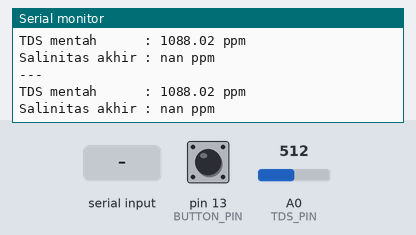
Bench run of a sketch on a simulated Arduino Uno, built with avr-gcc and run on an emulated ATmega328P. Parts: the last lines printed to the serial monitor. Inputs (shaded band) come from the test bench; at power-on: pin 13 (BUTTON_PIN) HIGH, A0 (TDS_PIN) = 512. EEPROM starts erased.

Above: at 1.2 s.
1.3 s: pin 13 (BUTTON_PIN) pulled LOW for 1.2 s
At 3.0 s:
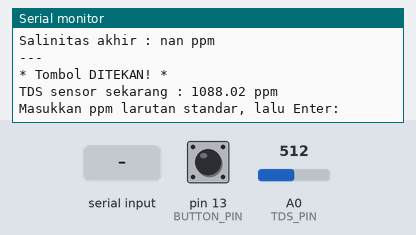
4.0 s: "90,45\n" received over Serial
At 5.1 s:
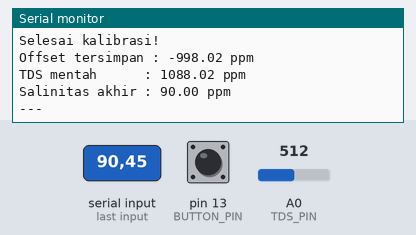
5.5 s: A0 (TDS_PIN) set to 716
At 6.8 s:
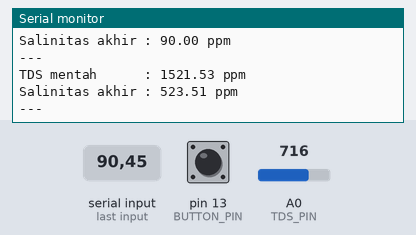
7.0 s: A0 (TDS_PIN) set to 1010
At 7.7 s:
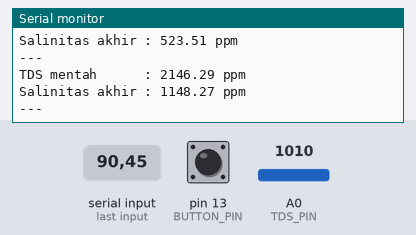
11.1 s: pin 13 (BUTTON_PIN) pulled LOW for 1.2 s
At 12.7 s:
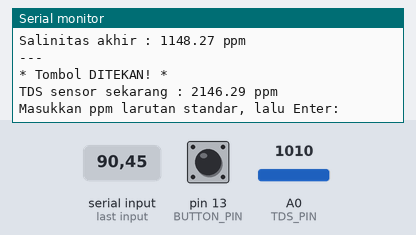
13.8 s: "30,150\n" received over Serial
At 14.03 s:
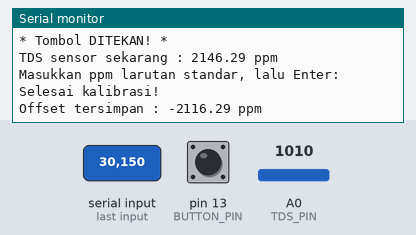
Timing chart, 0 to 16.8 s (numbered marks = the images above; inputs shaded):
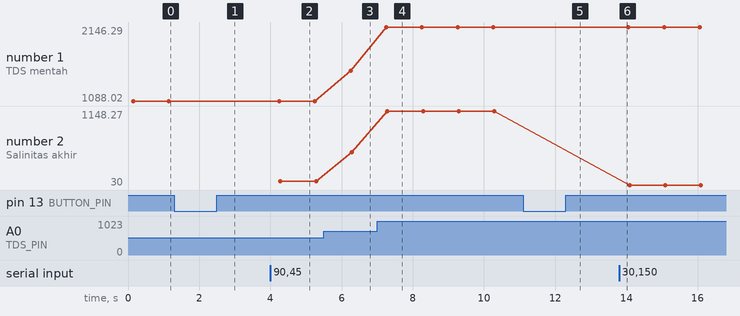

Measured:
- after the input at 1.3 s, the serial monitor: prints a new line after 0.90 s (image 1)
- after the input at 4.0 s, the serial monitor: prints a new line after 0.05 s (image 2)
- after the input at 5.5 s, the serial monitor: prints a new line after 0.75 s (image 3)
- after the input at 7.0 s, the serial monitor: prints a new line after 0.25 s (image 4)
- after the input at 11.1 s, the serial monitor: prints a new line after 0.21 s (image 5)
- after the input at 13.8 s, the serial monitor: prints a new line after 0.06 s (image 6)
- plotted number 1: 1088.02 → 1521.53 after the input at 5.5 s, 1521.53 → 2146.29 after the input at 7.0 s
- plotted number 2: 90 → 523.51 after the input at 5.5 s, 523.51 → 1148.27 after the input at 7.0 s, 1148.27 → 30 after the input at 13.8 s

The sketch:

satinitas.ino
```cpp
#include <EEPROM.h>

#define TDS_PIN     A0     // Output analog TDS Meter V1
#define BUTTON_PIN  13     // Push button kalibrasi
#define VREF        5.0    // Tegangan referensi Analog 5V
#define VMAX        2.3    // Tegangan AOUT pada 1000 ppm
#define PPM_MAX   1000.0   // Rentang ukur modul (ppm)

const int CALIB_ADDR = 0;      // Alamat EEPROM untuk offset
float calibrationOffset = 0.0;

float bacaTDSMentah() {
  float v = analogRead(TDS_PIN) * VREF / 1023.0;
  return (v / VMAX) * PPM_MAX;   // skala kasar 0-1000 ppm
}

void setup() {
  Serial.begin(9600);
  pinMode(BUTTON_PIN, INPUT_PULLUP);  // aktif-low

  // Baca offset yang tersimpan di EEPROM
  EEPROM.get(CALIB_ADDR, calibrationOffset);

  Serial.println("=== Kalibrasi TDS Meter V1 ===");
  Serial.print("Offset tersimpan : ");
  Serial.print(calibrationOffset, 2);
  Serial.println(" ppm");
  Serial.println("Tekan tombol saat pembacaan TDS stabil,");
  Serial.println("lalu kirim ppm larutan standar via Serial.");
  Serial.println("");
}

void loop() {
  float tdsMentah = bacaTDSMentah();

  // Cek tombol ditekan (aktif-low: LOW saat ditekan)
  if (digitalRead(BUTTON_PIN) == LOW) {
    delay(50);   // debounce sederhana
    if (digitalRead(BUTTON_PIN) == LOW) {
      // Tunggu input ppm larutan standar dari Serial Monitor
      Serial.println("* Tombol DITEKAN! *");
      Serial.print("TDS sensor sekarang : ");
      Serial.print(tdsMentah, 2);
      Serial.println(" ppm");
      Serial.println("Masukkan ppm larutan standar, lalu Enter:");
      while (!Serial.available()) {
        delay(50);
      }
      float ppmReferensi = Serial.parseFloat();
      while (Serial.available()) Serial.read();  // clear buffer

      // Hitung dan simpan offset ke EEPROM
      calibrationOffset = ppmReferensi - tdsMentah;
      EEPROM.put(CALIB_ADDR, calibrationOffset);
      Serial.println("Selesai kalibrasi!");
      Serial.print("Offset tersimpan : ");
      Serial.print(calibrationOffset, 2);
      Serial.println(" ppm");
      // Tunggu tombol dilepas
      while (digitalRead(BUTTON_PIN) == LOW) {
        delay(10);
      }
    }
    delay(200);
  }
  // Terapkan offset ke hasil pembacaan
  float tdsTerkalibrasi = tdsMentah + calibrationOffset;

  Serial.print("TDS mentah      : ");
  Serial.print(tdsMentah, 2);
  Serial.println(" ppm");
  Serial.print("Salinitas akhir : ");
  Serial.print(tdsTerkalibrasi, 2);
  Serial.println(" ppm");
  Serial.println("---");
  delay(1000);
}
```
